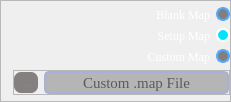
      <widget class="QFrame" name="frame">
       <property name="geometry">
        <rect>
         <x>400</x>
         <y>10</y>
         <width>231</width>
         <height>101</height>
        </rect>
       </property>
       <property name="styleSheet">
        <string notr="true">#frame{
	border: 2px solid rgb(168, 175, 217);
	border-radius: 15px;
	color: #fff;
	padding-left: 5px;
	padding-right: 5px;
	background-color: rgb(34,36,44);
	font-family: Georgia;
}</string>
       </property>
       <property name="frameShape">
        <enum>QFrame::StyledPanel</enum>
       </property>
       <property name="frameShadow">
        <enum>QFrame::Raised</enum>
       </property>
       <layout class="QVBoxLayout" name="verticalLayout_2">
        <property name="spacing">
         <number>6</number>
        </property>
        <property name="leftMargin">
         <number>0</number>
        </property>
        <property name="topMargin">
         <number>6</number>
        </property>
        <property name="rightMargin">
         <number>0</number>
        </property>
        <property name="bottomMargin">
         <number>6</number>
        </property>
        <item alignment="Qt::AlignLeft">
         <widget class="QRadioButton" name="blankMapRadioBtn">
          <property name="sizePolicy">
           <sizepolicy hsizetype="Fixed" vsizetype="Fixed">
            <horstretch>0</horstretch>
            <verstretch>0</verstretch>
           </sizepolicy>
          </property>
          <property name="toolTip">
           <string>&lt;html&gt;&lt;head/&gt;&lt;body&gt;&lt;p&gt;&lt;span style=&quot; font-size:8pt;&quot;&gt;Will provide a blank template .map file with only worldspawn settings applied.&lt;/span&gt;&lt;/p&gt;&lt;/body&gt;&lt;/html&gt;</string>
          </property>
          <property name="layoutDirection">
           <enum>Qt::RightToLeft</enum>
          </property>
          <property name="autoFillBackground">
           <bool>false</bool>
          </property>
          <property name="styleSheet">
           <string notr="true">QRadioButton{
	color: #fff;
	font-family: Georgia;
}

QRadioButton:focus{
}

QRadioButton::indicator {
    width: 10px;
    height: 10px;
    border-radius: 7px;
}

QRadioButton::indicator:checked {
	background-color: #03e3fc;
    border: 2px solid white;
}

QRadioButton::indicator:unchecked {
	border: 2px solid rgb(85,170,255);
    background-color: grey;
}</string>
          </property>
          <property name="text">
           <string>Blank Map</string>
          </property>
         </widget>
        </item>
        <item alignment="Qt::AlignLeft">
         <widget class="QRadioButton" name="setupMapRadioBtn">
          <property name="sizePolicy">
           <sizepolicy hsizetype="Fixed" vsizetype="Fixed">
            <horstretch>0</horstretch>
            <verstretch>0</verstretch>
           </sizepolicy>
          </property>
          <property name="toolTip">
           <string>&lt;html&gt;&lt;head/&gt;&lt;body&gt;&lt;p&gt;&lt;span style=&quot; font-size:8pt;&quot;&gt;Will provide a simple template .map file with a few things like spawners, window barriers, mystery box, explodable barrels etc to get you going.&lt;/span&gt;&lt;/p&gt;&lt;/body&gt;&lt;/html&gt;</string>
          </property>
          <property name="layoutDirection">
           <enum>Qt::RightToLeft</enum>
          </property>
          <property name="styleSheet">
           <string notr="true">QRadioButton{
	color: #fff;
	font-family: Georgia;
}

QRadioButton:focus{
}

QRadioButton::indicator {
    width: 10px;
    height: 10px;
    border-radius: 7px;
}

QRadioButton::indicator:checked {
	background-color: #03e3fc;
    border: 2px solid white;
}

QRadioButton::indicator:unchecked {
	border: 2px solid rgb(85,170,255);
    background-color: grey;
}</string>
          </property>
          <property name="text">
           <string>Setup Map</string>
          </property>
          <property name="checked">
           <bool>true</bool>
          </property>
         </widget>
        </item>
        <item alignment="Qt::AlignLeft">
         <widget class="QRadioButton" name="customMap">
          <property name="sizePolicy">
           <sizepolicy hsizetype="Fixed" vsizetype="Fixed">
            <horstretch>0</horstretch>
            <verstretch>0</verstretch>
           </sizepolicy>
          </property>
          <property name="toolTip">
           <string>&lt;html&gt;&lt;head/&gt;&lt;body&gt;&lt;p&gt;&lt;span style=&quot; font-size:8pt;&quot;&gt;This option allows you to add a pre-existing .map file to this new map.&lt;/span&gt;&lt;/p&gt;&lt;/body&gt;&lt;/html&gt;</string>
          </property>
          <property name="layoutDirection">
           <enum>Qt::RightToLeft</enum>
          </property>
          <property name="styleSheet">
           <string notr="true">QRadioButton{
	color: #fff;
	font-family: Georgia;
}

QRadioButton:focus{
}

QRadioButton::indicator {
    width: 10px;
    height: 10px;
    border-radius: 7px;
}

QRadioButton::indicator:checked {
	background-color: #03e3fc;
    border: 2px solid white;
}

QRadioButton::indicator:unchecked {
	border: 2px solid rgb(85,170,255);
    background-color: grey;
}</string>
          </property>
          <property name="text">
           <string>Custom Map</string>
          </property>
         </widget>
        </item>
        <item alignment="Qt::AlignRight">
         <widget class="QFrame" name="frame_2">
          <property name="sizePolicy">
           <sizepolicy hsizetype="Preferred" vsizetype="Preferred">
            <horstretch>0</horstretch>
            <verstretch>0</verstretch>
           </sizepolicy>
          </property>
          <property name="frameShape">
           <enum>QFrame::StyledPanel</enum>
          </property>
          <property name="frameShadow">
           <enum>QFrame::Raised</enum>
          </property>
          <layout class="QHBoxLayout" name="horizontalLayout_2">
           <property name="leftMargin">
            <number>0</number>
           </property>
           <property name="topMargin">
            <number>0</number>
           </property>
           <property name="rightMargin">
            <number>0</number>
           </property>
           <property name="bottomMargin">
            <number>0</number>
           </property>
           <item>
            <widget class="QToolButton" name="toolButton_5">
             <property name="minimumSize">
              <size>
               <width>0</width>
               <height>21</height>
              </size>
             </property>
             <property name="maximumSize">
              <size>
               <width>16777215</width>
               <height>21</height>
              </size>
             </property>
             <property name="styleSheet">
              <string notr="true">QToolButton{
	color: #03e3fc;
	background-color: #848080;
	border-radius: 7px;
	padding: 7px;
	width: 7px;
	height: 7px;
}


QToolButton:pressed{
	background: #03e3fc;
}</string>
             </property>
             <property name="text">
              <string>...</string>
             </property>
            </widget>
           </item>
           <item>
            <widget class="QLineEdit" name="custMapFileTextBox">
             <property name="sizePolicy">
              <sizepolicy hsizetype="Fixed" vsizetype="Fixed">
               <horstretch>0</horstretch>
               <verstretch>0</verstretch>
              </sizepolicy>
             </property>
             <property name="minimumSize">
              <size>
               <width>185</width>
               <height>23</height>
              </size>
             </property>
             <property name="maximumSize">
              <size>
               <width>185</width>
               <height>23</height>
              </size>
             </property>
             <property name="font">
              <font>
               <family>Georgia</family>
               <pointsize>11</pointsize>
              </font>
             </property>
             <property name="toolTip">
              <string>&lt;html&gt;&lt;head/&gt;&lt;body&gt;&lt;p&gt;&lt;span style=&quot; font-size:8pt;&quot;&gt;Note: Requires the full .map file path.&lt;/span&gt;&lt;/p&gt;&lt;/body&gt;&lt;/html&gt;</string>
             </property>
             <property name="styleSheet">
              <string notr="true">#custMapFileTextBox{
	color: black;
	background-color: #b5b5b5;
	border: 2px solid rgb(168, 175, 217);
	border-radius: 5px;
	font-family: Georgia;
}

#custMapFileTextBox:focus{
}</string>
             </property>
             <property name="text">
              <string/>
             </property>
             <property name="maxLength">
              <number>250</number>
             </property>
             <property name="alignment">
              <set>Qt::AlignCenter</set>
             </property>
             <property name="placeholderText">
              <string>Custom .map File</string>
             </property>
             <property name="clearButtonEnabled">
              <bool>true</bool>
             </property>
            </widget>
           </item>
          </layout>
         </widget>
        </item>
       </layout>
      </widget>
